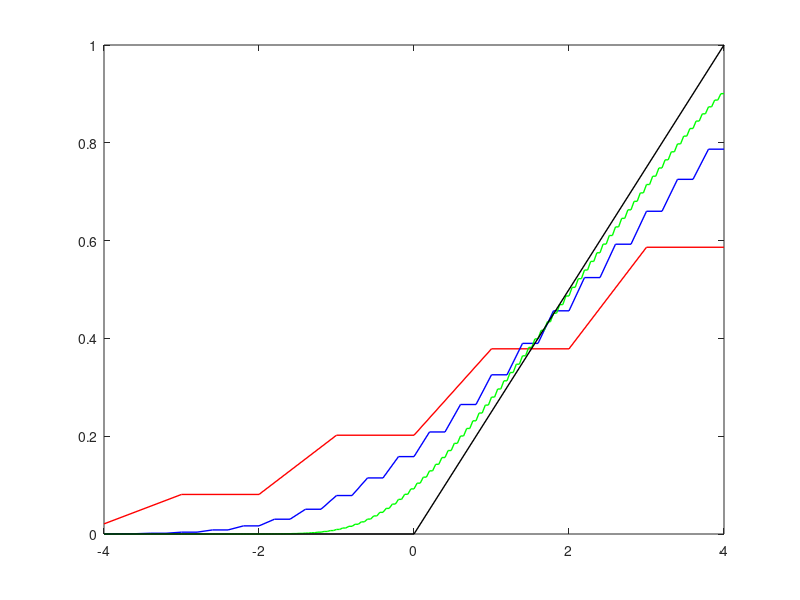

Reproduce this figure in MATLAB.
% Case 2: 'Fan' problem
% Problem discription: use Lax-Friedrichs scheme to solve PDE: Ut+UUx=0 for U at time t=4 and -4<x<4;
% Given inital boundary condition: U=0 when x<0 and U=1 when x>0.
%
color =  ['r', 'b', 'g'];
index = 1;
%%
for dt = [0.5, 0.1, 0.02]
dx = dt * 2;
r = 0.5;   %% r= dt/dx;
x = [-9:dx:9]; 
time = [dt:dt:4];
u0 = 0*(x<=0) + 1*(x>0);  % Set initial condition;
u = u0;
for t = time
    u_plus = [u(2:end), u(end)];
    u_minus = [u(1), u(1:end-1)];
    u = (u_plus + u_minus)/2 - r*(u_plus.^2-u_minus.^2)/4; % Lax-Friedrichs scheme;
end
% plot the result U for t=4 and -4<x<4;
rng = find(x<=4 & x>=-4);
plot(x(rng), u(rng), color(index), 'linewidth',1);
hold on
index = index+1;
end
%%
%% Also plot Analytical solution for PDE;
linex = [-4, 0, 4];
liney = [0, 0, 1];
plot(linex, liney, 'k', 'linewidth', 1);